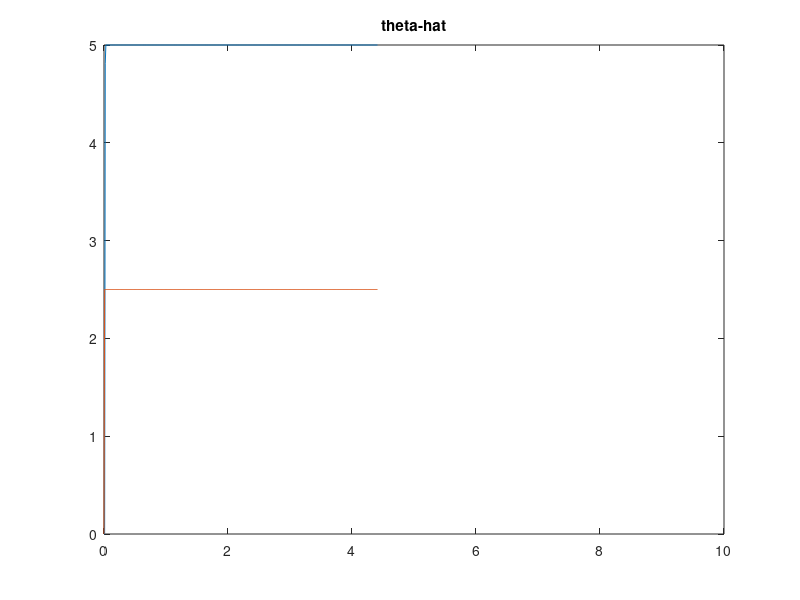

The MATLAB script that drew this image: (Note: this script raises an error after producing the figure.)
%{
code to implement the projection algorithm for any order of system
you have to input the coefficients of num and den of tf into theta.
 
First enter the denominator coeff and then the numerator coefficients.
%}

close all;
clear all;
clc;

num=input("Enter numerator coefficients in descending order:");
den=input("Enter denominator coefficients in descending order:");


%initialising values
n = length(num) ;%no of zeros in tf
k = 0:0.01:10;

N = length(k) ; % no of iterations
theta = [den,num]'; %coefficents of den poly and num poly in descending order 
p=length(theta); 
y = zeros(1, N);
yhat = zeros(1,N) ;
e = zeros(1, N);
theta_hat = zeros(1,length(theta))' ;
thetahat = [] ;
%u = [1, ones(1,N-1)] ;
%u=sin(0.2*k)+sin(0.8*k);
u=[ 1, zeros(1,N-1)];
phi = zeros(1,length(theta))' ;

% Algorithm to update theta_hat,y, phi and error e
for i = 0:N-p-1
   %desired value of y
    y(i+1) = theta'*phi ; 
%estimated value of y
    yhat(i+1) = theta_hat'*phi ;
%error in estimation    
    e(i+1)=y(i+1)- yhat(i+1);
%updating theta_hat values    
    theta_hat = theta_hat + (phi/(1 + phi'*phi))*(e(i+1));
    thetahat = [thetahat theta_hat] ;
 %updating phi values   
    for j=1:p-n
        phi(j) = -y(i+j);
    end
    for J=1:n
    phi(j+1)=u(i+n);
    end
    disp(phi)
end
    
%plotting
k=0:0.01:10-(0.01*p);
k1=0:0.01:10;

figure
plot(k,thetahat);
title("theta-hat")

figure
plot(k1,y,'-g',k1,yhat,'--b');
title("output y")

figure
plot(k1,e)
title("error e")
